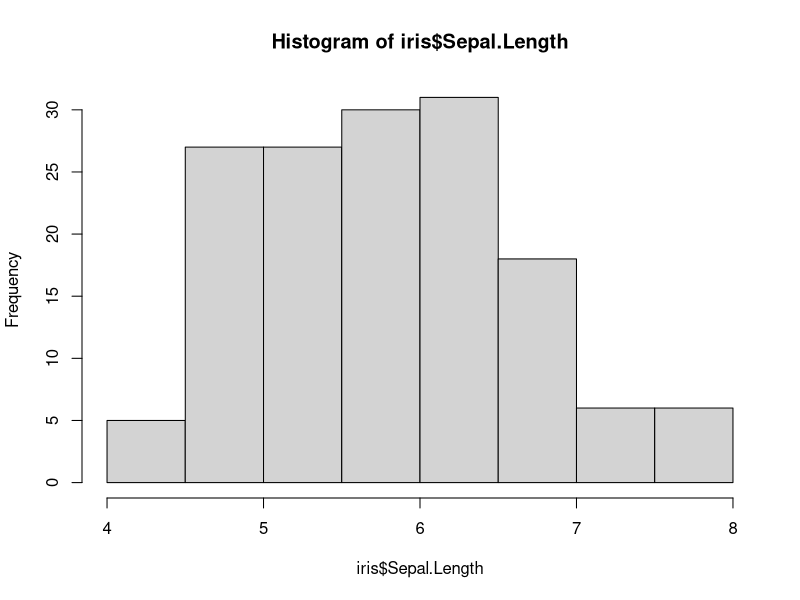
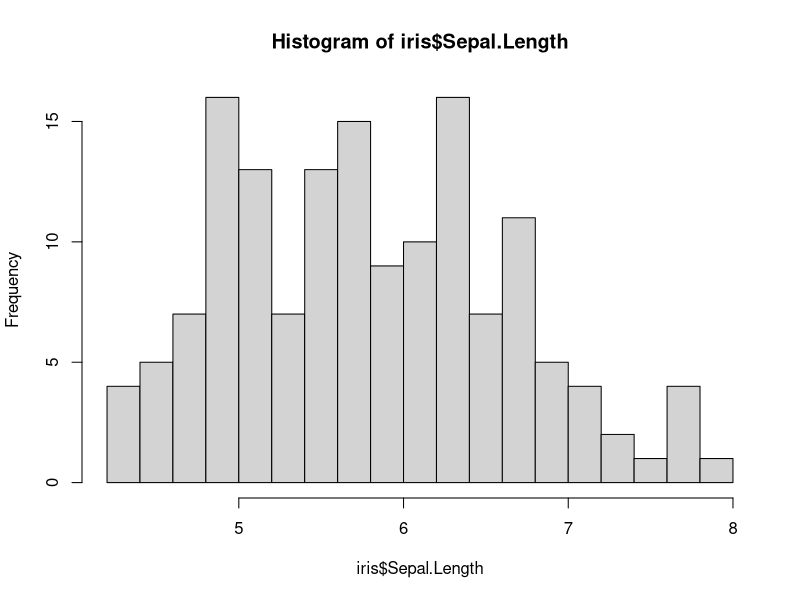
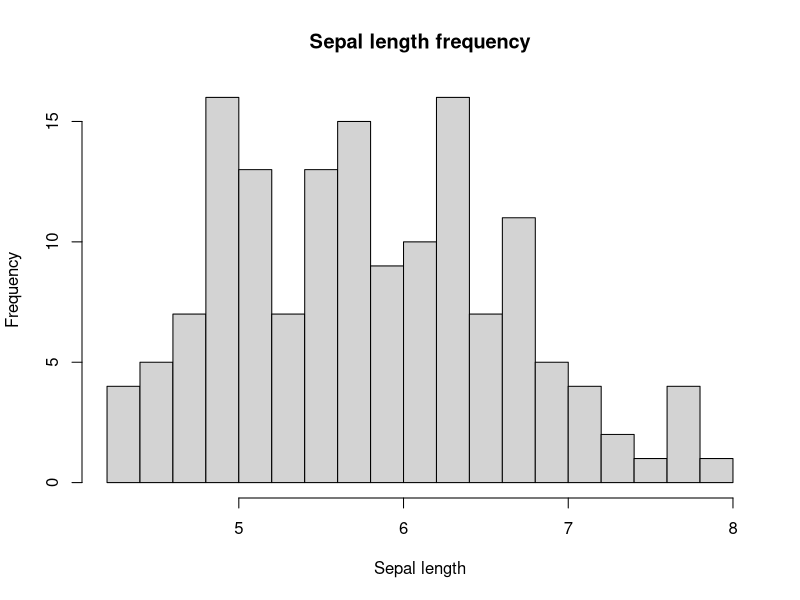
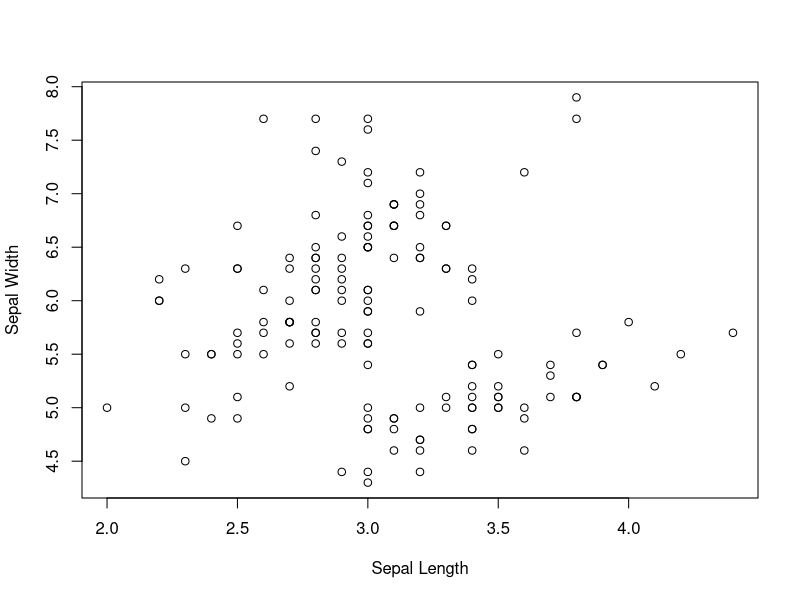
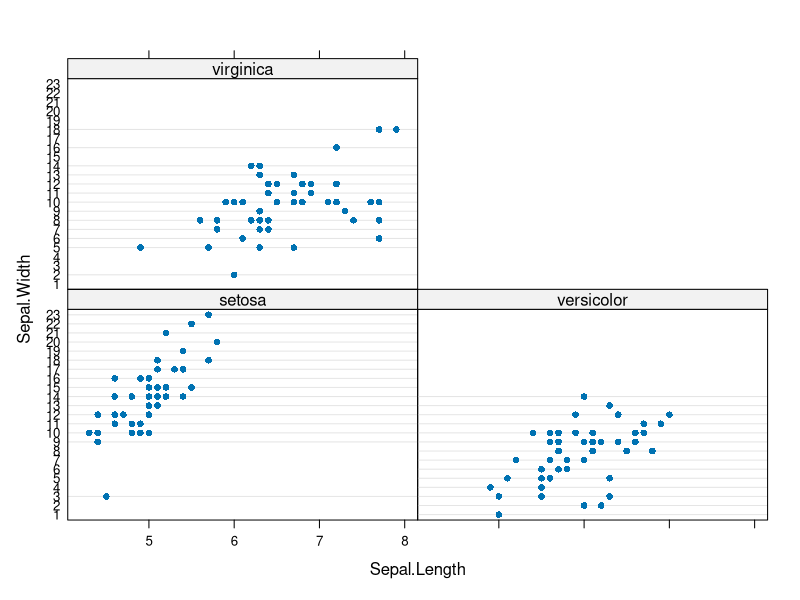
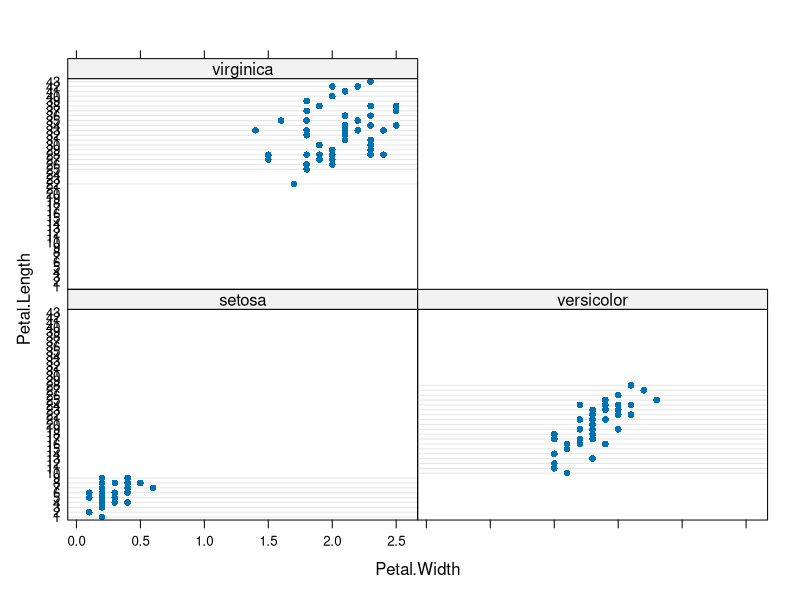

Here is the R script that generated these plots, in order:
# Simple operation
## This is how R does addition

12 + 10

## This is how R does subtraction

12 - 10

# This is how we store data as variables in R language.
# we will start by storing days of the week

days <- c("Monday", "Tuesday", "Wednesday", "Thursday", "Friday", "Saturday",
          "Sunday")

#let's find different entries in this stored value

days[1]
days[7]
days[5]
days[3]

#let's get a range of entries

days[1:6]
days[2:5]
days[1:4]

#let's get specific days in the range


days[c(1, 3, 5, 7)]

#let's create a subset of our existing range

weekdays <- days[1:5]

weekdays

print(weekdays)



#Functions
## f(argument1,_argument2...)
# F is the name of the function and the contents of the parenthesis
# are the conditions we are asking the function to evaluate

example_function <- function(x, y)

{
  c(x + 2, y + 15)
}

example_function(10, 20)

#There are built-in functions in R and some examples are shown below

log(20)
sin(20)
exp(20)
tan(20)
tan(2)
tan(200)


# Data structures
# Let's start with the array function and compare it with the
# simple list function.

months <- array(c("Jan", "Feb", "Mar", "Apr", "May", "Jun", "Jul",
                  "Aug", "Sep", "Oct", "Nov", "Dec"), dim = c(3, 4))

months

months1 <- c("Jan", "Feb", "Mar", "Apr", "May", "Jun", "Jul",
             "Aug", "Sep", "Oct", "Nov", "Dec")

months1

# Let's look at Matrix

months2 <- matrix(data = c("Jan", "Feb", "Mar", "Apr", "May", "Jun",
                           "Jul", "Aug", "Sep", "Oct", "Nov", "Dec"),
                  ncol = 4, nrow = 3)

months2

#making a 3d array
array3d <- array(data = c(2, 4, 6, 8, 10, 12, 14, 16, 18, 20,
                          22, 24, 26, 28, 30, 32, 34, 36), dim = c(3, 3, 2))

array3d

print(array3d[2, 1, 2])



# To pull an entire row or column

print(array3d[1, , 2])

print(array3d[, 3, 2])


# Lists and Data Frames

HSAPA1A <- list(gene = "HSAPA1a", amino.acids = 641, nucleotides = 2400)

print(HSAPA1A)

HSAPA1A$amino.acids
HSAPA1A$gene
HSAPA1A$nucleotides

gene <- c("HSAPA4", "HSAPA5", "HSPA8", "HSPA9", "HSPA1A", "HSPA1B")
nucleotides <- c(54537, 6491, 4648, 21646, 2400, 2517)
aminoAcids <- c(840, 654, 493, 679, 641, 641)

HSPs <- data.frame(gene, nucleotides, aminoAcids)

HSPs

# Let's create three lists and combine into a data frame
names <- c("Frank", "Bisoye", "Farouk", "Pascal", "Uche", "Yomi")
biotechnology <- c(86, 70, 89, 91, 97, 72)
pharmacology <- c(80, 94, 67, 93, 98, 76)

Results <- data.frame(names, biotechnology, pharmacology)

print(Results)

# TO get a specific entry from the data frame
# In this example, I searched for what Uche got in pharmacology.
# That is, I searched for the Pharmacology score referencing name "Uche" in the Results Data frame
Results$pharmacology[Results$names == "Uche"]

Results$biotechnology[Results$names == "Bisoye"]


# Object Classes

class(HSPs$nucleotides)
class(HSPs$aminoAcids)
class(HSPs$gene)

x <- as.character(c(1, 4, 6, 8, 2 ,3))

print(x)

print(class(x))

#as.character, as.numeric, as.dataframe etc


names1 <- c("Daniel", "Edison", "Oge", "Isaac", "Precious", "Lucia")
pharmacology1 <- c(67, 81, 74, 70, 69, 81)
biotechnology2 <- c(81, 77, 84, 68, 69, 70)

results2 <-data.frame(names1, pharmacology1, biotechnology2)

results2$pharmacology1[results2$names1 == "Oge"]


# Models and Formulas

dataset <- iris

# this calls the first few data in the dataset. 
#it is useful for data that is very large such as gene length of 20,000 +

head(dataset)

tail(dataset)

# number of rows in our dataset
nrow(dataset)

# number of columns in our dataset

ncol(dataset)

#let's start with a simple linear model

petals.lm <- lm(formula = Petal.Length ~ Petal.Width, data = dataset)

petals.lm

summary(petals.lm)
# Charts and Graphs

names(iris)

hist(iris$Sepal.Length)



# let's increase the number of bins in the histogram

hist(iris$Sepal.Length, breaks = 25)

# let's add some more labels

hist(iris$Sepal.Length, breaks = 25, xlab = "Sepal length", main = "Sepal length frequency")

# let's create a plot
plot(iris$Sepal.Length ~ iris$Sepal.Width, xlab = "Sepal Length", ylab = "Sepal Width")

# let's call on the package lattice
library(lattice)

#let's use the lattice dataplot
dotplot(Sepal.Width ~ Sepal.Length | Species, data = iris)

dotplot(Petal.Length ~ Petal.Width|Species, data = dataset)















